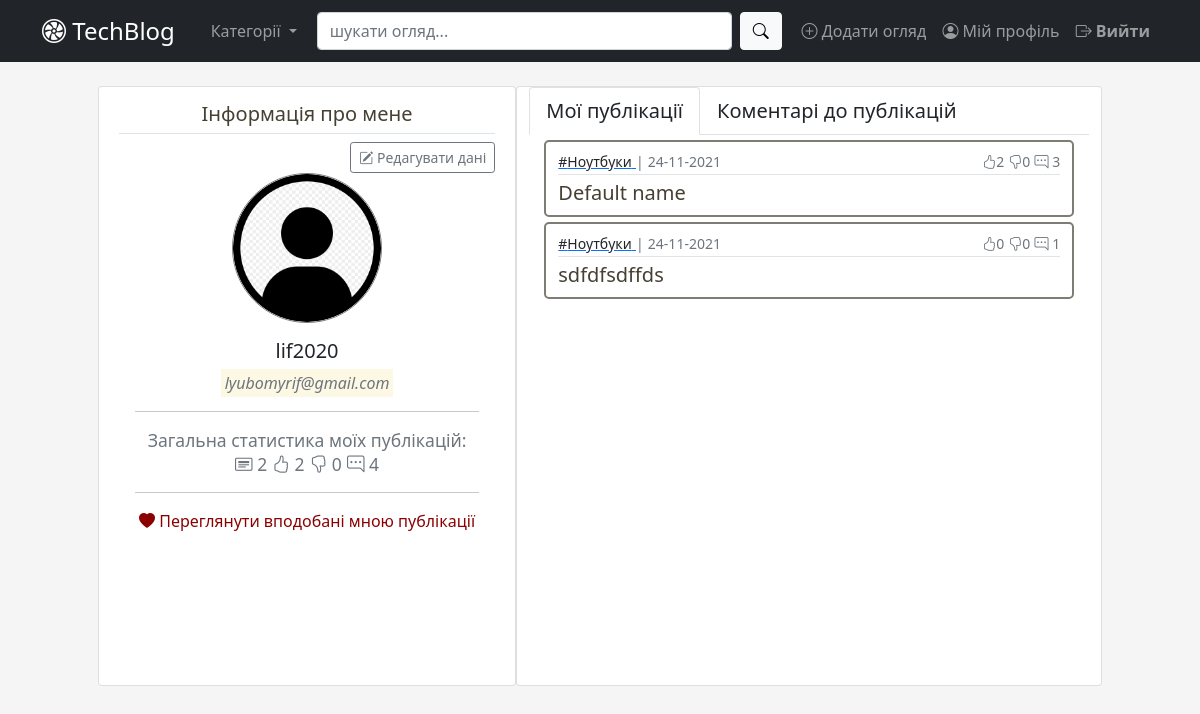
Before: /auth/account (signed in) with the older database file.
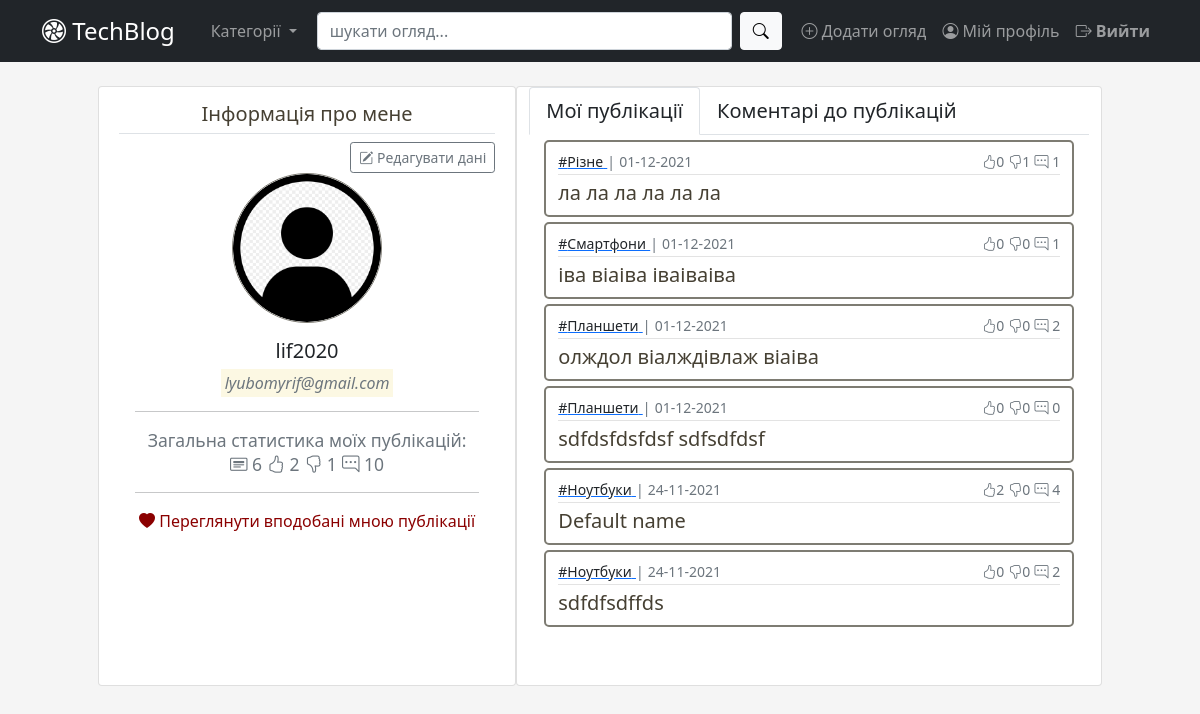
After: the same page with the newer database file.
### app/user/models.py (models this page shows, shortened)
class User(db.Model, UserMixin):  # type: ignore
    id = db.Column(db.Integer, primary_key=True)  # type: ignore
    username = db.Column(db.String(30), unique=True, nullable=False)
    email = db.Column(db.String(50), unique=True, nullable=False)
    password = db.Column(db.String(30), nullable=False)
    picture = db.Column(db.String(20), nullable=False,
                        server_default='default.jpg')  # type: ignore
    comment = db.relationship('Comment', backref='user_br', lazy=True)
    like = db.relationship('Like', backref='user_br', lazy=True)
    posts = db.relationship('Post', backref='user_br', lazy=True)
    def get_statistic(self):
        posts = Post.query.filter_by(user_id=self.id)
        result = {
            'posts_num': posts.count(),
            'likes': 0,
            'dislikes': 0,
            'comments': 0
        }
        for post in posts:
            result['likes'] = result['likes'] + post.total_likes()
            result['dislikes'] = result['dislikes'] + post.total_dislikes()
            result['comments'] = result['comments'] + post.total_comments()
        return result
    def get_liked_posts(self):
        return db.session.query(Post).join(Like).\
            filter(Like.post_id == Post.id, Like.status == True).\
            filter(Like.user_id == self.id).order_by(Post.created_at.desc())

### app/blog/models.py (models this page shows, shortened)
class Post(db.Model):  # type: ignore
    __searchable__ = ['title']
    id = db.Column(db.Integer, primary_key=True)  # type: ignore
    category_id = db.Column(db.Integer, db.ForeignKey('category.id'),
                            nullable=False)  # type: ignore
    user_id = db.Column(db.Integer(), db.ForeignKey('user.id'))  # type: ignore
    title = db.Column(db.String(100), nullable=False)  # type: ignore
    content = db.Column(db.Text)  # type: ignore
    created_at = db.Column(db.DateTime, default=datetime.now)  # type: ignore
    comments = db.relationship('Comment', backref='post_br', lazy=True)
    likes = db.relationship('Like', backref='post_br', lazy=True)
    def total_comments(self):
        return Comment.query.filter(Comment.post_id == self.id).count()
    def total_likes(self):
        return Like.query.filter(
            Like.post_id == self.id,
            Like.status == True).count()
    def total_dislikes(self):
        return Like.query.filter(
            Like.post_id == self.id,
            Like.status == False).count()

class Category(db.Model):  # type: ignore
    id = db.Column(db.Integer, primary_key=True)  # type: ignore
    name = db.Column(db.String(25), unique=True, nullable=False)
    category = db.relationship('Post', backref='category_br', lazy=True)

### app/user/views.py (the view)
@user_bp.route("/account")
@login_required
def account():
    posts = Post.query.filter_by(user_id=current_user.id).\
        order_by(Post.created_at.desc())
    comments = db.session.query(Comment).join(Post).\
        filter(Comment.post_id == Post.id,
               Comment.user_id != current_user.id).\
        filter(Post.user_id == current_user.id).\
        order_by(Comment.created_at.desc())
    return render_template('account.html', posts=posts,
                           liked_posts=current_user.get_liked_posts(),
                           comments=comments)

### app/user/models.py (called while the page is built)
@login_manager.user_loader
def load_user(user_id):
    return User.query.get(int(user_id))

### app/user/templates/user/account.html (shortened to what this page needs)
{% extends "base.html" %}
{% block main %}
  {% from "_render_field.html" import render_liked_post_item, render_post_item_account %}
  <div id="profile-main" class="row blogger-profile-section">
    <div id="profile-info" class="card col-5">
      <div class="p-2">
        <legend class="border-bottom text-center text-title p-1">Інформація про мене</legend>
        <div align="right"><a href="#" role="button" class="btn btn-outline-secondary btn-sm bi bi-pencil-square m-0" id="edit-button"> Редагувати дані</a></div>
        <div align="center">
          <img src="{{url_for('static',filename='profile_pictures/' + current_user.picture)}}" class="rounded-circle profile-img" alt="profile-image">
          <div class="card-body">
            <h5 class="card-title">{{ current_user.username }}</h5>
            <mark><em class="card-title text-muted">{{ current_user.email }}</em></mark>
            {% if posts.first() %}
              <hr>
              <div class="mt-3 h5">
                <small class="text-muted">Загальна статистика моїх публікацій:</small>
                <p>
                  <small class="text-muted"><i class="bi bi-card-heading" title="Загальна кількість публікацій"></i> {{current_user.get_statistic()['posts_num'] }}</small>
                  <small class="text-muted"><i class="bi bi-hand-thumbs-up" title="Кількість лайків"></i> {{ current_user.get_statistic()['likes'] }}</small>
                  <small class="text-muted"><i class="bi bi-hand-thumbs-down" title="Кількість дизлайків"></i> {{ current_user.get_statistic()['dislikes'] }}</small>
                  <small class="text-muted"><i class="bi bi-chat-right-dots" title="Кількість коментарів"></i> {{ current_user.get_statistic()['comments'] }}</small>
                </p>
              </div>
            {% endif %}
            <hr>
            <div align="center"><a id="show-liked-link" class="bi bi-heart-fill m-0" data-bs-toggle="offcanvas" href="#offcanvasLikedPosts" role="button" aria-controls="offcanvasLikedPosts"> Переглянути вподобані мною публікації</a></div>
          </div>
        </div>
      </div>
    </div>
    <div id="posts-info" class="card col">
      <nav>
        <div class="nav nav-tabs" id="nav-tab" role="tablist">
            <button class="nav-link active text-dark text-title" id="nav-my-posts-tab" data-bs-toggle="tab" data-bs-target="#nav-my-posts" type="button" role="tab" aria-controls="nav-my-posts" aria-selected="true">Мої публікації</button>
            <button class="nav-link text-dark text-title" id="nav-new-comments-tab" data-bs-toggle="tab" data-bs-target="#nav-new-comments" type="button" role="tab" aria-controls="nav-new-comments" aria-selected="false" title="до моїх публікацій">Коментарі до публікацій</button>
        </div>
      </nav>
      <div class="tab-content" id="nav-tabContent" style="overflow-y: scroll; overflow: auto;">
          <div class="tab-pane fade show active" id="nav-my-posts" role="tabpanel" aria-labelledby="nav-my-posts">
              {% for post in posts %}
                {{ render_post_item_account(post) }}
              {% endfor %}
          </div>
      </div>
    </div>
  </div>
{% endblock main %}

### app/templates/base.html (shortened to what this page needs)
<!DOCTYPE html>
<html>
<head lang="en">
  <link href="https://cdn.jsdelivr.net/npm/bootstrap@5.1.3/dist/css/bootstrap.min.css" rel="stylesheet">
  <link rel="stylesheet" href="https://cdn.jsdelivr.net/npm/bootstrap-icons@1.7.1/font/bootstrap-icons.css">
  <link rel="stylesheet" type="text/css" href="{{ url_for('static', filename='css/custom.css') }}">
  <link href="https://cdn.jsdelivr.net/npm/summernote@0.8.18/dist/summernote-lite.min.css" rel="stylesheet">
  </head>
<body>
  <header>
    <nav class="navbar navbar-expand-lg navbar-dark bg-dark">
      <div class="container">
        <a class="navbar-brand fs-4" href="/"><i class="bi bi-fan"></i> TechBlog</a>
          <li class="navbar-nav dropdown">
            <a class="nav-link dropdown-toggle" href="#" id="navbarDropdown" role="button" data-bs-toggle="dropdown" aria-expanded="false">
              Категорії
            </a>
          </li>
          <div class="col-5">
            <form class="d-flex" method="GET" action="{{ url_for('blog_bp_in.search') }}">
              <input class="form-control me-2" name="query" id="query" type="search" placeholder="шукати огляд..." aria-label="Search">
              <button class="btn btn-light bi bi-search" type="submit"></button>
            </form>
          </div>
          <div class="navbar-nav">
            {% if current_user.is_authenticated %}
              <a class="nav-item nav-link rounded bi bi-plus-circle" href="{{ url_for('blog_bp_in.post_create') }}"> Додати огляд</a>
              <a class="nav-item nav-link rounded bi bi-person-circle" href="{{ url_for('user_bp_in.account') }}"> Мій профіль</a>
              <a class="nav-item nav-link rounded bi bi-box-arrow-right" href="{{ url_for('user_bp_in.logout') }}"> <b>Вийти</b></a>
            {% else %}
              <a class="nav-item nav-link rounded bi bi-box-arrow-in-right" href="{{ url_for('user_bp_in.login') }}"> <b>Увійти</b></a>
              <a class="nav-item nav-link rounded bi bi-person-plus-fill" href="{{ url_for('user_bp_in.register') }}"> <b>Зареєструватись</b></a>
            {% endif %}
          </div>
      </div>
    </nav>
  </header>
  <main class="container d-flex flex-column">
    <br>
    <div>
    {% block main %}
    {% endblock %}
    </div>
  </main>
</body>
</html>

### app/templates/_render_field.html (shortened to what this page needs)
{% macro render_post_item_account(post) %}
  <article class="media article-section base-article-property">
    <div class="media-body">
      <div class="article-metadata">
        <a href="{{url_for('blog_bp_in.posts_by_category', category_id=post.category_br.id)}}">
          <small class="link-dark">#{{ post.category_br.name }}</small>
        </a><small class="text-muted">|</small>
        <small class="text-muted">{{ post.created_at.strftime('%d-%m-%Y') }}</small>
        <div class="align-right">
          <small class="text-muted"><i class="bi bi-hand-thumbs-up"></i>{{post.total_likes()}}</small>
          <small class="text-muted"><i class="bi bi-hand-thumbs-down"></i>{{post.total_dislikes()}}</small>
          <small class="text-muted"><i class="bi bi-chat-right-dots"></i> {{post.total_comments()}}</small>
        </div>
      </div>
        <a class="article-title-small" href="{{url_for('blog_bp_in.post_view', post_id=post.id)}}"> {{ post.title }} </a>
    </div>
  </article>
{% endmacro %}

### app/static/css/custom.css (style rules this page uses)
body { background-color: #f5f5f5; !important; }
.article-section { background: white; padding: 10px 20px; border: 2px solid #7E7C73; border-radius: 5px; margin-bottom: 20px; }
.article-metadata { padding-bottom: 1px; margin-bottom: 3px; border-bottom: 1px solid #e3e3e3; }
.profile-img { display: block; height: 150px; width: 150px; border: 1px solid #7E7C73; }
.align-right { float:right; }
#posts-info { height:600px; }
.article-title-small { font-size: 20px; color: #464033; font-weight: 500; text-decoration: none; }
.base-article-property { margin:5px 15px; padding: 7px 12px; text-align: left; }
#edit-button { margin:5px; position:sticky; top:0; right:0; }
.blogger-profile-section { overflow:auto; margin:auto; width:90%; }
.text-title { font-size: 20px; color: #464033; font-weight: 400; }
#show-liked-link { color: #8b0000; text-decoration: none; }

Changed rows visible on the page:
added Post: category_br.name "Різне", created_at "01-12-2021", total_likes "0", total_dislikes "1", total_comments "1", title "ла ла ла ла ла ла"
added Post: category_br.name "Смартфони", created_at "01-12-2021", total_likes "0", total_dislikes "0", total_comments "1", title "іва віаіва іваіваіва"
added Post: category_br.name "Планшети", created_at "01-12-2021", total_likes "0", total_dislikes "0", total_comments "2", title "олждол віалждівлаж віаіва"
added Post: category_br.name "Планшети", created_at "01-12-2021", total_likes "0", total_dislikes "0", total_comments "0", title "sdfdsfdsfdsf sdfsdfdsf"
computed for Post "Default name": total_comments "3" → "4"
computed for Post "sdfdfsdffds": total_comments "1" → "2"
Other visible differences:
{{ current_user.get_statistic()['posts_num'] }}: "2" → "6"
{{ current_user.get_statistic()['dislikes'] }}: "0" → "1"
{{ current_user.get_statistic()['comments'] }}: "4" → "10"
